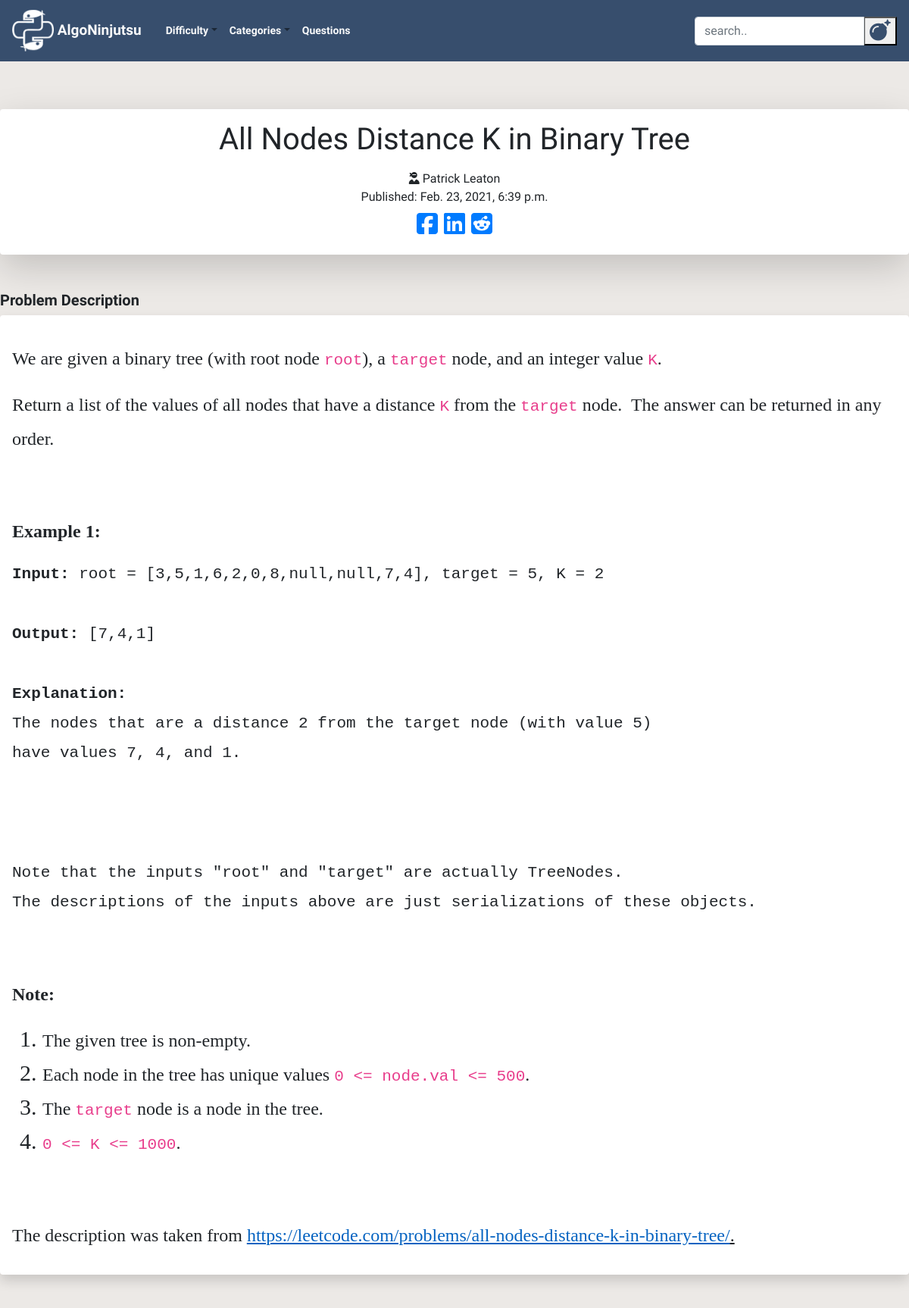
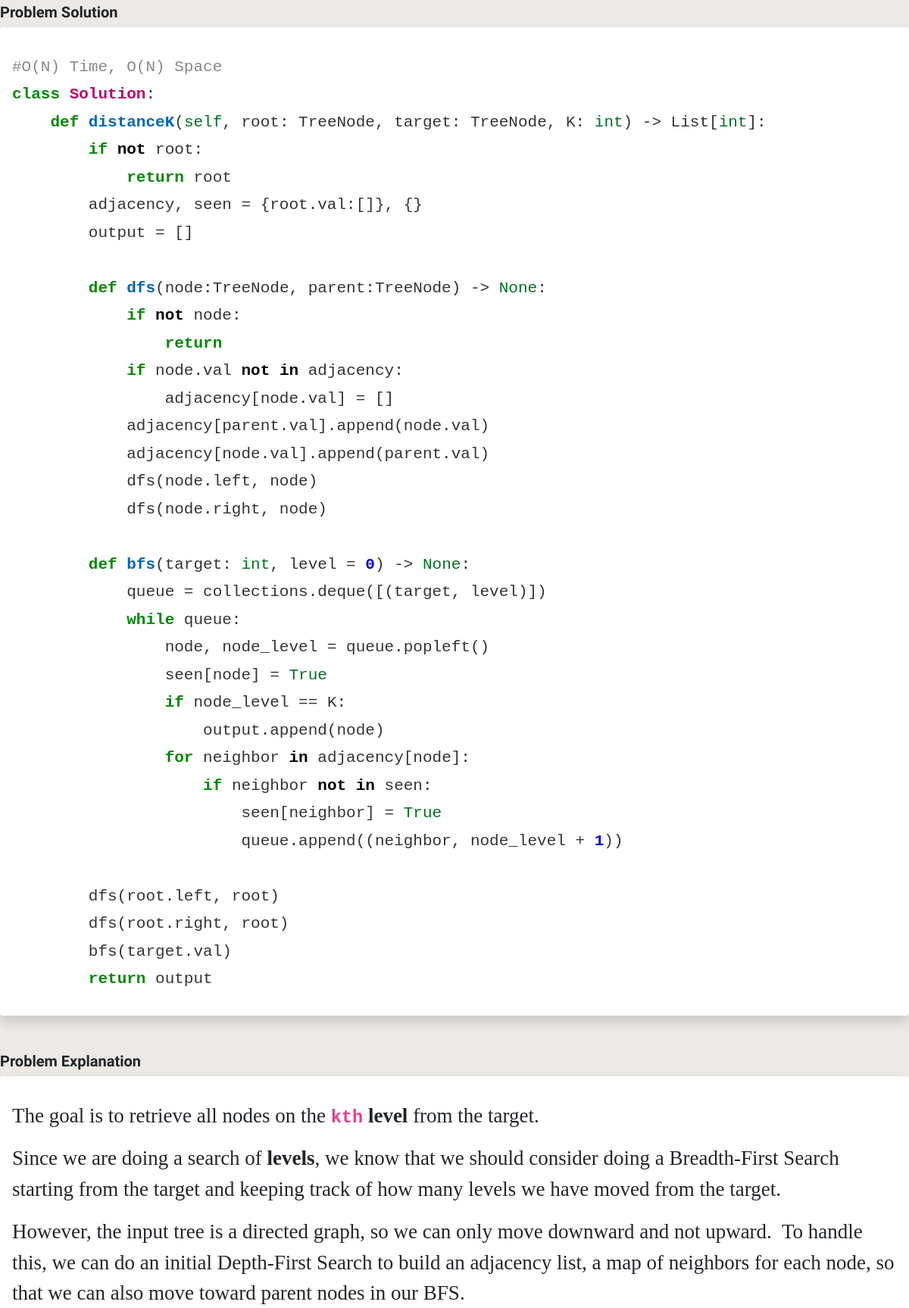
Screenshot of /post/162/ (upper part) with the database file from the repository (2 pictures, top to bottom).
### blog/models.py (models this page shows, shortened)
class Post(models.Model):
    author = models.TextField()
    title = RichTextField()
    category = models.TextField(choices = CATEGORY_CHOICES, default = 'arrays')
    alt_category = models.TextField(choices = CATEGORY_CHOICES, blank=True, null = True)
    difficulty = models.TextField(choices = DIFFICULTY_CHOICES, default = 'easy')
    description = RichTextField()
    text = RichTextField()
    explanation = RichTextField()
    additional_notes = RichTextField(blank=True, null = True)
    published_date = models.DateTimeField(blank=True, null=True)

### blog/views.py (the view)
# urls.py: path('post/<int:pk>/', views.PostDetailView.as_view(), name='post_detail'),
class PostDetailView(DetailView):
    model = Post

### blog/static/templates/blog/post_detail.html (shortened to what this page needs)
{% extends 'blog/base.html' %}
{% block content %}
<div class="pops col-md-12">
  <div class="detail_title shadow-lg p-3 mb-5 bg-white rounded">
    <div align="center">
      <h1 class="posttitle">{{post.title|safe}}</h1>
      <i class="fas fa-user-ninja"></i>
      {{post.author}}
    </div>
    {% if post.published_date %}
    <div class="date postdate">
      Published: {{ post.published_date }}
    </div>
    {% else %}
    <a class="btn btn-default" href="{% url 'post_publish' pk=post.pk%}">Publish</a>
    {% endif %}
    <div class="fa-2x social_links" align="center">
      <a href="https://www.facebook.com/sharer/sharer.php?u={{request.build_absolute_uri}}">
        <i class="fab fa-facebook-square"></i>
      </a>
        <a href="https://www.linkedin.com/shareArticle?mini=true&url={{request.build_absolute_uri}}&title=AlgoNinjutsu&summary=Check%20out%20this%20article%20from%20Gaijin%20Gaming%20&source={{request.build_absolute_uri}}">
        <i class="fab fa-linkedin"></i>
      </a>
      <a href="http://www.reddit.com/submit?url={{request.build_absolute_uri}}&title=Check%20out%20this%20article%20from%20AlgoNinjutsu">
        <i class="fab fa-reddit-square"></i>
      </a>
     </div>
  </div>
<h5><b>Problem Description</b></h5>
  <div class="postdescription shadow p-3 mb-5 bg-white rounded">
      <p>{{ post.description|safe}}</p>
  </div>
<h5><b>Problem Solution</b></h5>
  <div class="posttext shadow p-3 mb-5 bg-white rounded">
      <p>{{ post.text|safe}}</p>
  </div>
<h5><b>Problem Explanation</b></h5>
<div class="postexplanation shadow p-3 mb-5 bg-white rounded">
    <p>{{ post.explanation|safe}}</p>
</div>
  </div>
  {% endblock %}

### blog/static/css/blog.css (style rules this page uses)
body { font-family: 'Special Elite', cursive; background: #ECE9E6; background: -webkit-linear-gradient(to bottom, #FFFFFF, #ECE9E6); overflow-x: hidden; max-width: 100%; }
.postdate { text-align: center; }
.posttext { font-family: Calibri; font-size: 2vmin !important; }
.postdescription { font-family: Calibri; font-size: 2.5vmin !important; }
.postexplanation { font-family: Calibri; font-size: 2.25vmin !important; }

### rows the page displays
Post: title "All Nodes Distance K in Binary Tree", author "Patrick Leaton", published_date "Feb. 23, 2021, 6:39 p.m.", description "We are given a binary tree (with root node root ), a target node, and an integer value K . Return a list of the values of all nodes that have a distance K from the target node. The answer can be returned in any order. Example 1: Input: root = [3,5,1,6,2,0,8,null,null,7,4], target = 5, K = 2 Output: [7,4,1] Explanation: The nodes that are a distance 2 from the target node (with value 5) have values 7, 4, and 1. Note that the inputs \"root\" and \"target\" are actually TreeNodes. The descriptions of the inputs above are just serializations of these objects. Note: The given tree is non-empty. Each node in the tree has unique values 0 <= node.val <= 500 . The target node is a node in the tree. 0 <=…", text "#O(N) Time, O(N) Space class Solution : def distanceK ( self , root: TreeNode, target: TreeNode, K: int ) -> List[ int ]: if not root: return root adjacency, seen = {root.val:[]}, {} output = [] def dfs (node:TreeNode, parent:TreeNode) -> None : if not node: return if node.val not in adjacency: adjacency[node.val] = [] adjacency[parent.val].append(node.val) adjacency[node.val].append(parent.val) dfs(node.left, node) dfs(node.right, node) def bfs (target: int , level = 0 ) -> None : queue = collections.deque([(target, level)]) while queue: node, node_level = queue.popleft() seen[node] = True if node_level == K: output.append(node) for neighbor in adjacency[node]: if neighbor not in seen:…", explanation "The goal is to retrieve all nodes on the kth level from the target. Since we are doing a search of levels , we know that we should consider doing a Breadth-First Search starting from the target and keeping track of how many levels we have moved from the target. However, the input tree is a directed graph, so we can only move downward and not upward. To handle this, we can do an initial Depth-First Search to build an adjacency list, a map of neighbors for each node, so that we can also move toward parent nodes in our BFS."
